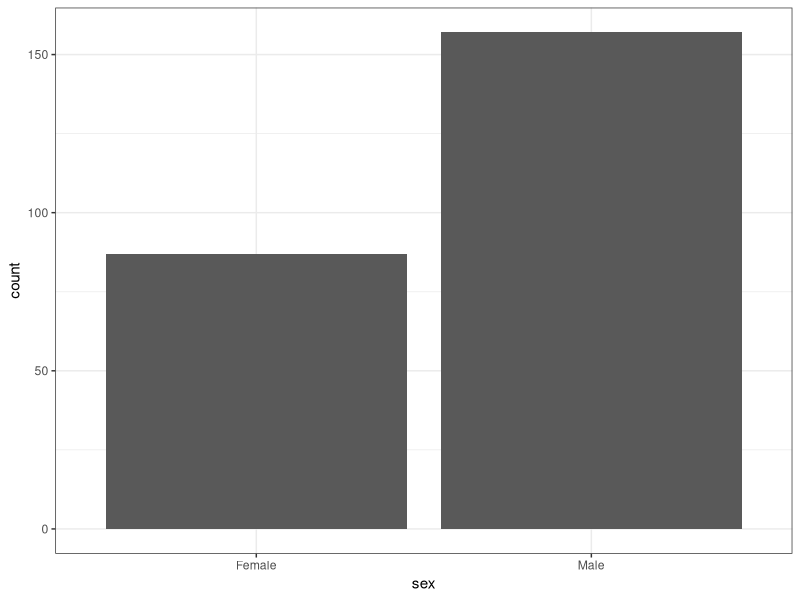
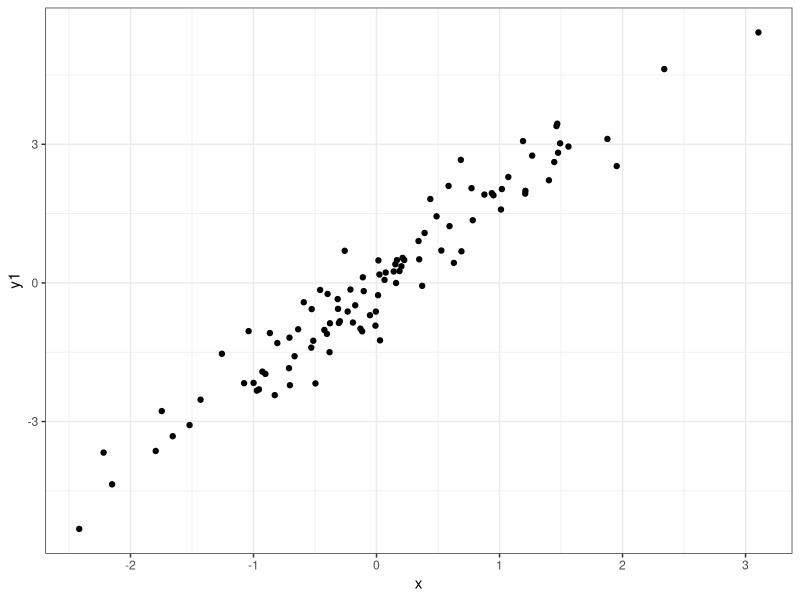
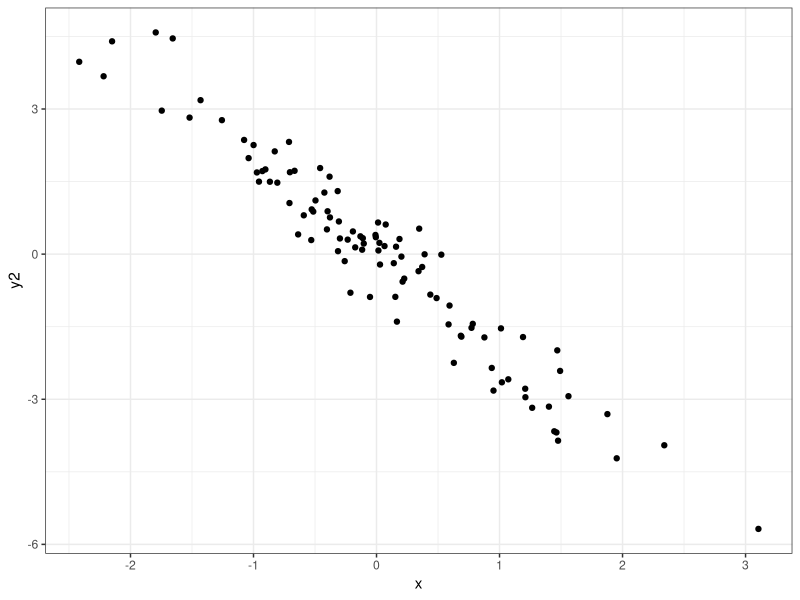
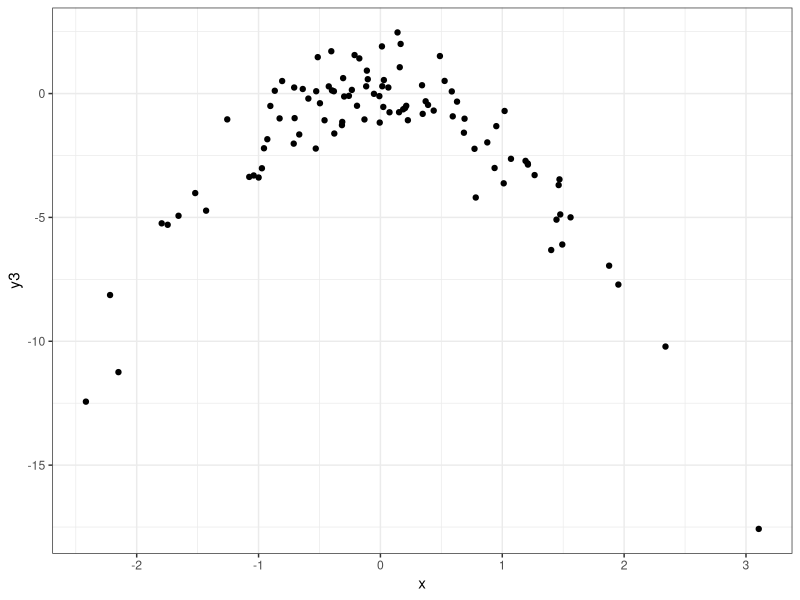
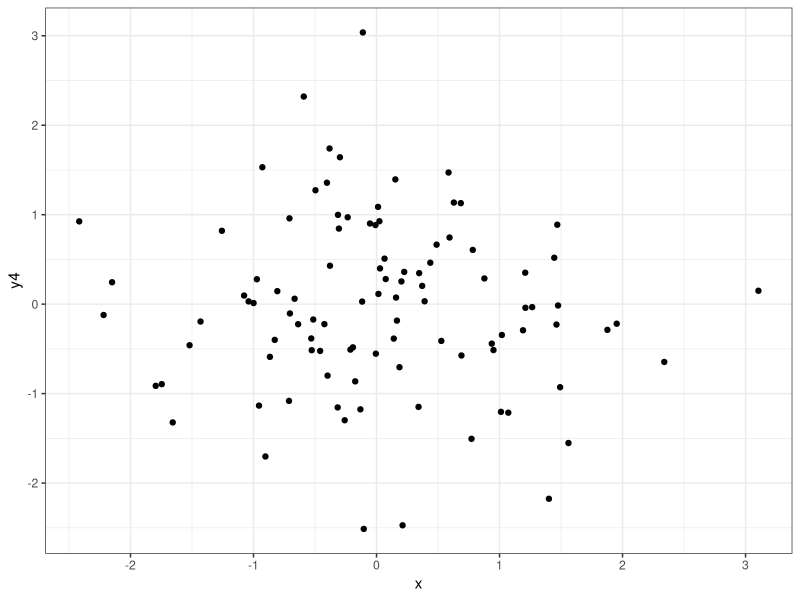
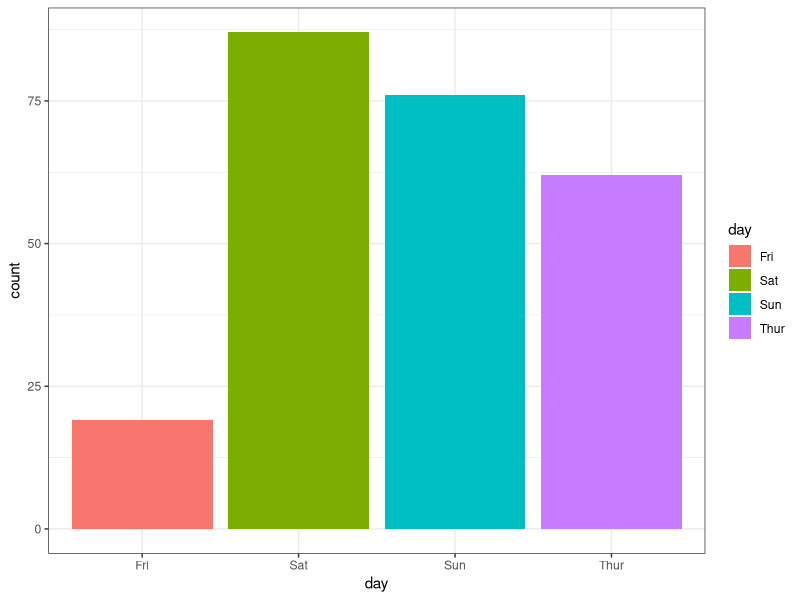
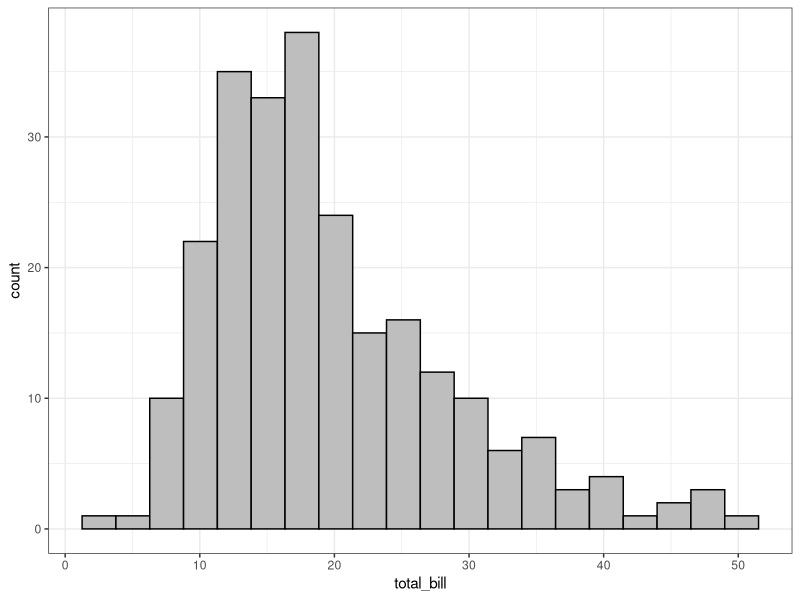
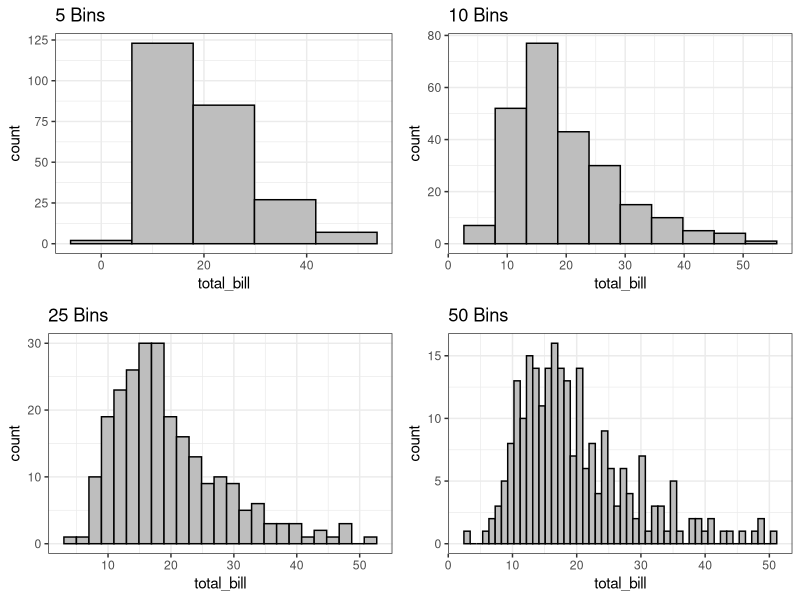

Generate these figures, in order, with R:
library(dplyr)
library(reshape2)
library(xtable)
library(ggplot2)

theme_set(theme_bw())

tail(tips, n = 20) %>% xtable() %>% print(include.rownames = FALSE)

ggplot(tips, aes(sex)) + geom_bar()

png("tip_day.png")
ggplot(tips, aes(day, fill = day)) + geom_bar() 
dev.off()

png("bill_bin_20.png")
ggplot(tips, aes(total_bill)) + geom_histogram(bins = 20, color = "black", fill = "gray")
dev.off()


p1 <- ggplot(tips, aes(total_bill)) + geom_histogram(bins = 5, color = "black", fill = "gray") + ggtitle("5 Bins")
p2 <- ggplot(tips, aes(total_bill)) + geom_histogram(bins = 10, color = "black", fill = "gray") + ggtitle("10 Bins")
p3 <- ggplot(tips, aes(total_bill)) + geom_histogram(bins = 25, color = "black", fill = "gray") + ggtitle("25 Bins")
p4 <- ggplot(tips, aes(total_bill)) + geom_histogram(bins = 50, color = "black", fill = "gray") + ggtitle("50 Bins")

png("bin_grid.png", width = 500, height = 350)
gridExtra::grid.arrange(p1, p2, p3, p4, nrow = 2)
dev.off()

## bivariate

png("bar_stacked.png")
ggplot(tips, aes(day, fill = smoker)) + geom_bar()
dev.off()

png("bar_dodge.png")
ggplot(tips, aes(day, fill = smoker)) + geom_bar(position = "dodge")
#ggplot(tips, aes(smoker, fill = day)) + geom_bar(position = "dodge")
dev.off()

png("bar_fill.png")
ggplot(tips, aes(day, fill = smoker)) + geom_bar(position = "fill")
#ggplot(tips, aes(smoker, fill = day)) + geom_bar(position = "dodge")
dev.off()

# numeric bivariate

png("scatter_tip.png")
ggplot(tips, aes(total_bill, tip)) + geom_point()
dev.off()





x <- rnorm(100)
y1 <- 2*x + rnorm(100, sd = 0.5)
y2 <- -2*x + rnorm(100, sd = 0.5)
df1 <- data.frame(x, y1)
ggplot(df1, aes(x, y1)) + geom_point()
df2 <- data.frame(x, y2)
ggplot(df2, aes(x, y2)) + geom_point()


y3 <- -2*x^2 + rnorm(100)
df3 <- data.frame(x, y3)
ggplot(df3, aes(x, y3)) + geom_point()

y4 <- rnorm(100)
df4 <- data.frame(x, y4)
ggplot(df4, aes(x, y4)) + geom_point()


# Strength
y5 <- 2*x + rnorm(100, sd = 0.1)
y6 <- 2*x + rnorm(100, sd = 0.5)
y7 <- 2*x + rnorm(100, sd = 2)

df5 <- data.frame(x, y5)
df6 <- data.frame(x, y6)
df7 <- data.frame(x, y7)

p1 <- ggplot(df5, aes(x, y5)) + geom_point()
p2 <- ggplot(df6, aes(x, y6)) + geom_point()
p3 <- ggplot(df7, aes(x, y7)) + geom_point()

png("linear_strong.png", width = 550, height = 350)
gridExtra::grid.arrange(p1, p2, p3, nrow = 1)
dev.off()



y3 <- -2*x^2 + rnorm(100)
df3 <- data.frame(x, y3)
p1 <- ggplot(df3, aes(x, y3)) + geom_point()
x <- rnorm(100)
y1 <- 2*x + rnorm(100, sd = 0.5)
df1 <- data.frame(x, y1)
p2 <- ggplot(df1, aes(x, y1)) + geom_point()

png("linear_nonlinear.png", width = 550, height = 350)
gridExtra::grid.arrange(p1, p2, nrow = 1)
dev.off()



y1 <- 2*x + rnorm(100, sd = 0.5)
df1 <- data.frame(x, y1)
y2 <- rnorm(100)
df2 <- data.frame(x, y2)
p1 <- ggplot(df1, aes(x, y1))+geom_point()
p2 <- ggplot(df2, aes(x, y2))+geom_point()

png("linear_none.png", width = 550, height = 350)
gridExtra::grid.arrange(p1, p2, nrow = 1)
dev.off()

